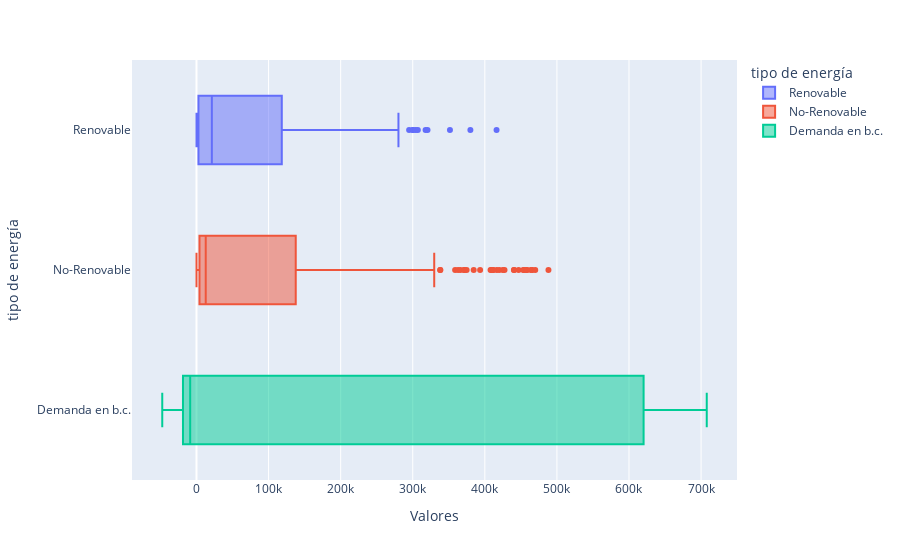

Write notebook code for a chart like this one.
### Code cell
px.box(data_frame=df_balance,
       x = 'Valores',
       y = 'tipo de energía',
       color = 'tipo de energía',
       color_discrete_sequence = colores_personalizados)

### Figure 1 — Plotly figure (JSON) as saved in the notebook; plotly's stock layout.template omitted (floating-point values rounded to 4 significant figures; data arrays with more than 128 entries replaced by an {"elided": "..."} marker saying what was removed)
{"data": [{"alignmentgroup": "True", "hovertemplate": "tipo de energía=%{y}<br>Valores=%{x}<extra></extra>", "legendgroup": "Renovable", "marker": {"color": "#636EFA"}, "name": "Renovable", "notched": false, "offsetgroup": "Renovable", "orientation": "h", "showlegend": true, "type": "box", "x": {"elided": "248 float values"}, "x0": " ", "xaxis": "x", "y": {"elided": "248 str values"}, "y0": " ", "yaxis": "y"}, {"alignmentgroup": "True", "hovertemplate": "tipo de energía=%{y}<br>Valores=%{x}<extra></extra>", "legendgroup": "No-Renovable", "marker": {"color": "#EF553B"}, "name": "No-Renovable", "notched": false, "offsetgroup": "No-Renovable", "orientation": "h", "showlegend": true, "type": "box", "x": {"elided": "311 float values"}, "x0": " ", "xaxis": "x", "y": {"elided": "311 str values"}, "y0": " ", "yaxis": "y"}, {"alignmentgroup": "True", "hovertemplate": "tipo de energía=%{y}<br>Valores=%{x}<extra></extra>", "legendgroup": "Demanda en b.c.", "marker": {"color": "#00CC96"}, "name": "Demanda en b.c.", "notched": false, "offsetgroup": "Demanda en b.c.", "orientation": "h", "showlegend": true, "type": "box", "x": [-10470.0, -5819.0, -17150.0, -10600.0, -3964.0, -14030.0, -47500.0, -16750.0, -12970.0, -27230.0, -26920.0, -21190.0, -23410.0, -35220.0, -18060.0, -7580.0, -9751.0, -15730.0, -12310.0, -20510.0, -33350.0, -20810.0, -13980.0, -17090.0, -9065.0, -8240.0, -21520.0, -29340.0, -17950.0, -15340.0, -7628.0, -15560.0, -28170.0, -43040.0, -14520.0, 251.0, 10200.0, -34430.0, 12600.0, -11310.0, -12980.0, -28470.0, -45840.0, -26620.0, -29490.0, -22760.0, -11030.0, -37380.0, -24690.0, -9033.0, -18160.0, -21180.0, -23040.0, -8755.0, -11160.0, -6916.0, 9379.0, 22530.0, 6784.0, 12070.0, 4769.0, 23970.0, 666100.0, 700300.0, 700500.0, 707900.0, 699600.0, 605100.0, 568300.0, 660500.0, 677600.0, 674300.0, 675600.0, 651000.0, 571100.0, 535200.0, 638900.0, 667800.0, 678700.0, 681900.0, 676500.0, 602000.0, 564500.0, 671700.0, 688600.0, 692300.0, 692600.0, 694200.0, 614000.0, 568100.0, 657400.0, 678200.0, 672500.0], "x0": " ", "xaxis": "x", "y": ["Demanda en b.c.", "Demanda en b.c.", "Demanda en b.c.", "Demanda en b.c.", "Demanda en b.c.", "Demanda en b.c.", "Demanda en b.c.", "Demanda en b.c.", "Demanda en b.c.", "Demanda en b.c.", "Demanda en b.c.", "Demanda en b.c.", "Demanda en b.c.", "Demanda en b.c.", "Demanda en b.c.", "Demanda en b.c.", "Demanda en b.c.", "Demanda en b.c.", "Demanda en b.c.", "Demanda en b.c.", "Demanda en b.c.", "Demanda en b.c.", "Demanda en b.c.", "Demanda en b.c.", "Demanda en b.c.", "Demanda en b.c.", "Demanda en b.c.", "Demanda en b.c.", "Demanda en b.c.", "Demanda en b.c.", "Demanda en b.c.", "Demanda en b.c.", "Demanda en b.c.", "Demanda en b.c.", "Demanda en b.c.", "Demanda en b.c.", "Demanda en b.c.", "Demanda en b.c.", "Demanda en b.c.", "Demanda en b.c.", "Demanda en b.c.", "Demanda en b.c.", "Demanda en b.c.", "Demanda en b.c.", "Demanda en b.c.", "Demanda en b.c.", "Demanda en b.c.", "Demanda en b.c.", "Demanda en b.c.", "Demanda en b.c.", "Demanda en b.c.", "Demanda en b.c.", "Demanda en b.c.", "Demanda en b.c.", "Demanda en b.c.", "Demanda en b.c.", "Demanda en b.c.", "Demanda en b.c.", "Demanda en b.c.", "Demanda en b.c.", "Demanda en b.c.", "Demanda en b.c.", "Demanda en b.c.", "Demanda en b.c.", "Demanda en b.c.", "Demanda en b.c.", "Demanda en b.c.", "Demanda en b.c.", "Demanda en b.c.", "Demanda en b.c.", "Demanda en b.c.", "Demanda en b.c.", "Demanda en b.c.", "Demanda en b.c.", "Demanda en b.c.", "Demanda en b.c.", "Demanda en b.c.", "Demanda en b.c.", "Demanda en b.c.", "Demanda en b.c.", "Demanda en b.c.", "Demanda en b.c.", "Demanda en b.c.", "Demanda en b.c.", "Demanda en b.c.", "Demanda en b.c.", "Demanda en b.c.", "Demanda en b.c.", "Demanda en b.c.", "Demanda en b.c.", "Demanda en b.c.", "Demanda en b.c.", "Demanda en b.c."], "y0": " ", "yaxis": "y"}], "layout": {"boxmode": "overlay", "legend": {"title": {"text": "tipo de energía"}, "tracegroupgap": 0}, "margin": {"t": 60}, "xaxis": {"anchor": "y", "domain": [0, 1], "title": {"text": "Valores"}}, "yaxis": {"anchor": "x", "categoryarray": ["Demanda en b.c.", "No-Renovable", "Renovable"], "categoryorder": "array", "domain": [0, 1], "title": {"text": "tipo de energía"}}}}
